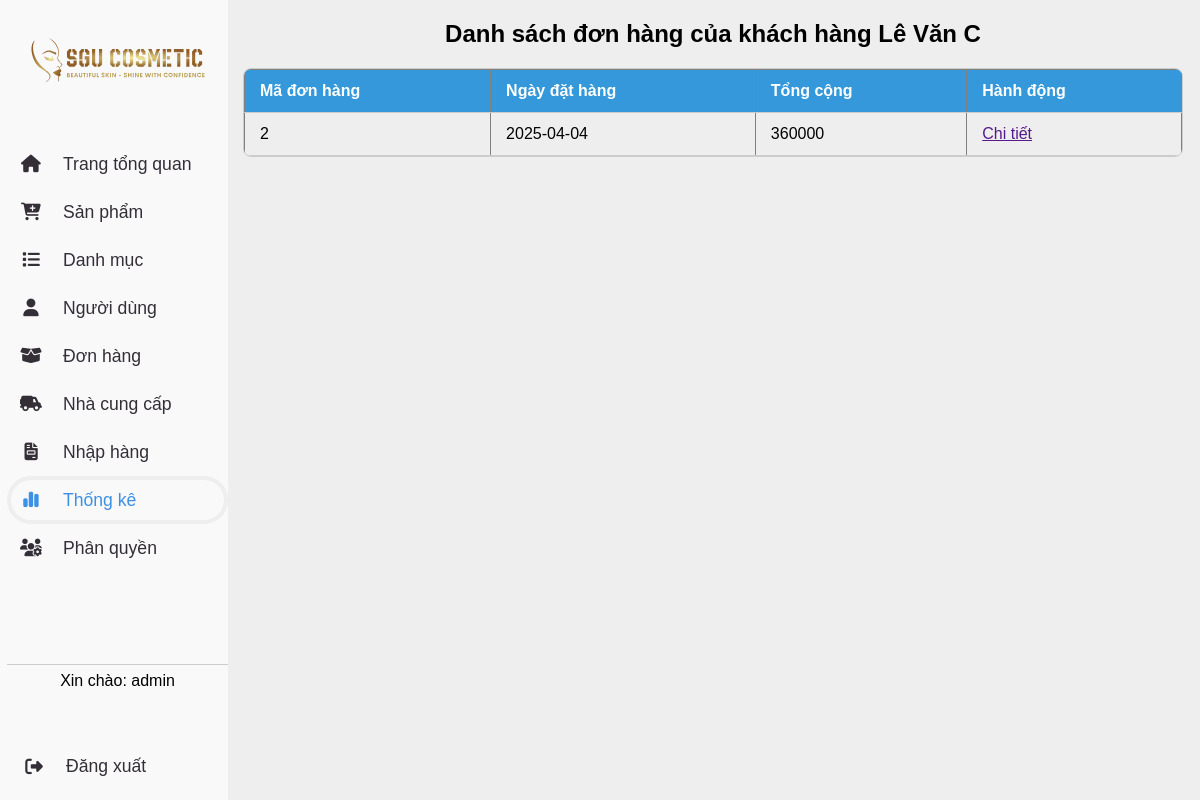
Screenshot of /admin.php?page=thongke&id=2 (signed in) with the database file from the repository.
### tables this page shows
CREATE TABLE donhang (
    order_id INT PRIMARY KEY AUTO_INCREMENT,
    employee_id INT,
    customer_id INT,
    address_id INT,
    orderDate DATE,
    total INT,
    customer_recipient_name VARCHAR(50),
    phone VARCHAR(20),
    email VARCHAR(100),
    status ENUM(
        'processing',
        'shipping',
        'delivered',
        'cancelled'
    ),
    note varchar(255),
    PTTT varchar(50),
    FOREIGN KEY (employee_id) REFERENCES nhanvien(employee_id),
    FOREIGN KEY (customer_id) REFERENCES khachhang(customer_id),
    FOREIGN KEY (address_id) REFERENCES diachi(address_id)
);

CREATE TABLE khachhang (
    customer_id INT AUTO_INCREMENT PRIMARY KEY,
    user_id INT,
    customer_name VARCHAR(50),
    phone VARCHAR(20) UNIQUE,
    email VARCHAR(100) UNIQUE,
    FOREIGN KEY (user_id) REFERENCES users(user_id)
);

### database/connect.php (called while the page is built, shortened)
<?php
class database
{
    private $host = "localhost";
    private $dbname = "webbanhang";
    private $username = "root";
    private $password = "";
    private $conn;
    public function __construct()
    {
        $this->conn = new mysqli($this->host, $this->username, $this->password, $this->dbname);
    }
    public function getConnection()
    {
        return $this->conn;
    }
}

### Model/TKModel.php (called while the page is built, shortened)
<?php
require_once __DIR__ . '/../database/connect.php';
class TKModel
{
    private $conn;
    public function __construct()
    {
        $db = new database();
        $this->conn = $db->getConnection();
    }
    public function getOrderById($id)
    {
        $sql = "SELECT khachhang.customer_name, khachhang.phone, khachhang.customer_id, donhang.total, donhang.order_id, donhang.OrderDate
                FROM donhang
                JoIN khachhang
                ON donhang.customer_id = khachhang.customer_id
                WHERE donhang.customer_id = ?";
        $stmt = $this->conn->prepare($sql);
        $stmt->bind_param("i", $id);
        $stmt->execute();
        $result = $stmt->get_result();
        $orders = [];
        while ($row = $result->fetch_assoc()) {
            $orders[] = $row;
        }
        return $orders;
    }
}

### handles/TKController.php (called while the page is built, shortened)
<?php
require_once __DIR__ . '/../Model/TKModel.php';
class TKController
{
    private $tkmodel;
    public function __construct()
    {
        $this->tkmodel = new TKModel();
    }
    public function getOrderById($id)
    {
        $id = (int)$id;
        $order = $this->tkmodel->getOrderById($id);
        return $order;
    }
}
?>

### view/OrderView.php (the view)
<h2 style="margin-top: 20px">Danh sách đơn hàng của khách hàng <?php echo $orders[0]['customer_name']; ?></h2>
<div class="table-container">
    <?php
    if (!empty($orders)) {
        echo "<table border='1' cellpadding='10'>";
        echo "<tr>
            <th>Mã đơn hàng</th>
            <th>Ngày đặt hàng</th>
            <th>Tổng cộng</th>
            <th>Hành động</th>
          </tr>";
        foreach ($orders as $order) {
            echo "<tr>
                <td>{$order['order_id']}</td>
                <td>{$order['OrderDate']}</td>
                <td>{$order['total']}</td>
                <td><a href=''>Chi tiết</a></td>
              </tr>";
        }
        echo "</table>";
    } else {
        echo "Không có đơn hàng nào.";
    }
    ?>
</div>

### css/admin.css (style rules this page uses)
* { box-sizing: border-box; margin: 0; }
body { background-color: var(--grey); font-family: Arial, sans-serif; }
:root { --green: #098d1f; --blue: #3C91E6; --grey: #eee; --dark: #342E37; --light: #F9F9F9; }
h2 { text-align: center; margin-bottom: 20px; }
.table-container { max-height: 400px; overflow-y: auto; border: 1px solid #ccc; border-radius: 8px; margin-top: 20px; }
.table-container table { width: 100%; border-collapse: collapse; font-family: Arial, sans-serif; }
.table-container th { background: #3498DB; color: white; }
.table-container th, .table-container td { padding: 12px 15px; border-bottom: 1px solid #ccc; text-align: left; }

### rows the page displays
donhang: customer.customer_name "Lê Văn C", order_id "2", orderDate "2025-04-04", total "360000"

### other values shown
$_SESSION['user']['username'] "admin"
